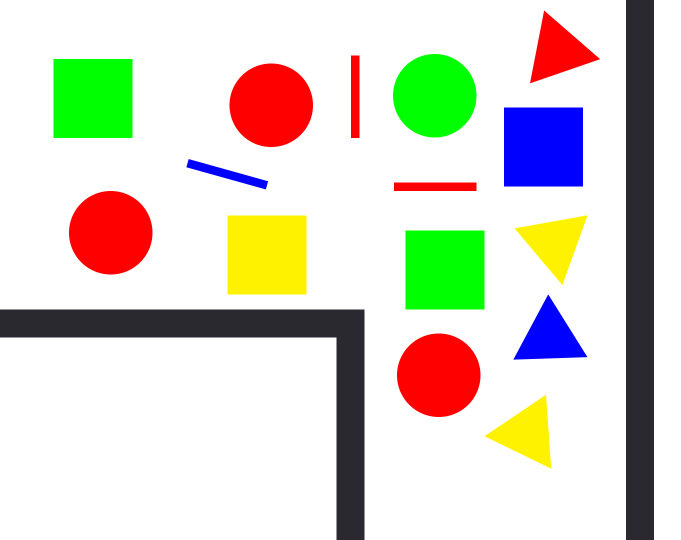
#> input picture Examples/test3.png, 1362 x 1080 px (shown at 1/2 size)
$ python cv.py
#> lines starting #> are read from the running program, lines starting #| are printed output that depends on the picture; after the words box and inside, x2 and y2 are one past the last pixel; in counts of white or black regions, pixels touching at a corner belong together
import cv2 as cv
import numpy as np


# Detecting colors

# laod image
img = cv.imread('Examples/test3.png')
#> img is the input picture: shape (1080, 1362, 3); mean B, G, R 203.4, 216.1, 218.1
img = cv.resize(img, (600, 600), interpolation=cv.INTER_CUBIC)
#> img: shape (600, 600, 3)

# convert image to grayscale
gray = cv.cvtColor(img, cv.COLOR_BGR2GRAY)

# convert image to hsv
hsv = cv.cvtColor(img, cv.COLOR_BGR2HSV)
#> hsv: shape (600, 600, 3); mean H, S, V 17.5, 43.8, 237.7

# configuring hsv for the colors in the image
red_lower = np.array([0, 70, 50], np.uint8)
red_upper = np.array([10, 255, 255], np.uint8)
red_mask = cv.inRange(hsv, red_lower, red_upper)
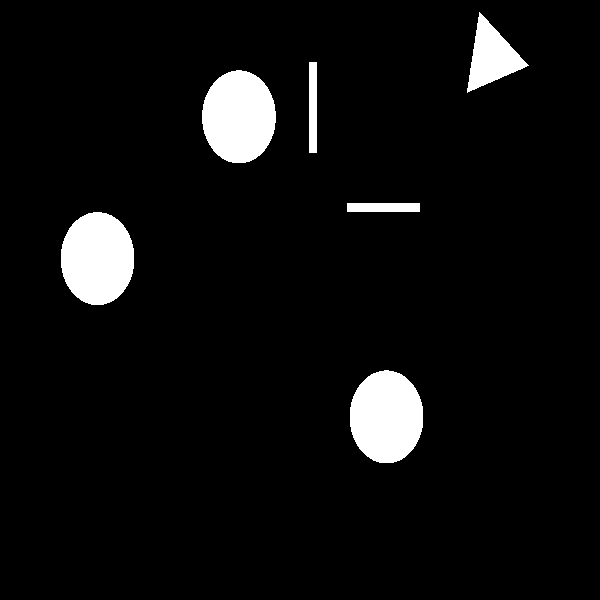
#> red_mask: shape (600, 600); 5.5% white; 6 white regions, box (x1, y1, x2, y2) and area: (202, 70, 276, 163) 5399, (61, 212, 134, 305) 5395, (350, 370, 423, 463) 5381, (467, 12, 529, 93) 2366, (309, 62, 317, 153) 728, (347, 203, 420, 212) 657

green_lower = np.array([50, 80, 100], np.uint8)
green_upper = np.array([102, 255, 255], np.uint8)
green_mask = cv.inRange(hsv, green_lower, green_upper)
#> green_mask: shape (600, 600); 4.9% white; 3 white regions, box (x1, y1, x2, y2) and area: (47, 65, 117, 153) 6160, (357, 256, 427, 344) 6160, (346, 60, 420, 153) 5390

blue_lower = np.array([110, 50, 50], np.uint8)
blue_upper = np.array([130, 255, 255], np.uint8)
blue_mask = cv.inRange(hsv, blue_lower, blue_upper)
#> blue_mask: shape (600, 600); 2.6% white; 3 white regions, box (x1, y1, x2, y2) and area: (444, 119, 514, 207) 6160, (452, 328, 518, 400) 2366, (164, 177, 236, 211) 721

yellow_lower = np.array([20, 100, 100], np.uint8)
yellow_upper = np.array([30, 255, 255], np.uint8)
yellow_mask = cv.inRange(hsv, yellow_lower, yellow_upper)
#> yellow_mask: shape (600, 600); 3% white; 3 white regions, box (x1, y1, x2, y2) and area: (200, 239, 270, 327) 6160, (427, 439, 486, 521) 2349, (454, 239, 518, 317) 2348

kernal = np.ones((5, 5), "uint8")

red_mask = cv.dilate(red_mask, kernal)
#> red_mask: shape (600, 600); 6.5% white; 6 white regions, box (x1, y1, x2, y2) and area: (200, 68, 278, 165) 6083, (59, 210, 136, 307) 6075, (348, 368, 425, 465) 6061, (465, 10, 531, 95) 2954, (307, 60, 319, 155) 1140, (345, 201, 422, 214) 1001
res_red = cv.bitwise_and(img, img, mask = red_mask)

green_mask = cv.dilate(green_mask, kernal)
#> green_mask: shape (600, 600); 5.5% white; 3 white regions, box (x1, y1, x2, y2) and area: (45, 63, 119, 155) 6808, (355, 254, 429, 346) 6808, (344, 58, 422, 155) 6074
res_green = cv.bitwise_and(img, img, mask = green_mask)

blue_mask = cv.dilate(blue_mask, kernal)
#> blue_mask: shape (600, 600); 3% white; 3 white regions, box (x1, y1, x2, y2) and area: (442, 117, 516, 209) 6808, (450, 326, 520, 402) 2934, (162, 175, 238, 213) 1161
res_blue = cv.bitwise_and(img, img, mask = blue_mask)

yellow_mask = cv.dilate(yellow_mask, kernal)
#> yellow_mask: shape (600, 600); 3.5% white; 3 white regions, box (x1, y1, x2, y2) and area: (198, 237, 272, 329) 6808, (452, 237, 520, 319) 2932, (425, 437, 488, 523) 2929
res_yellow = cv.bitwise_and(img, img, mask = yellow_mask)

_, thresh = cv.threshold(gray, 250, 255, cv.CHAIN_APPROX_NONE)
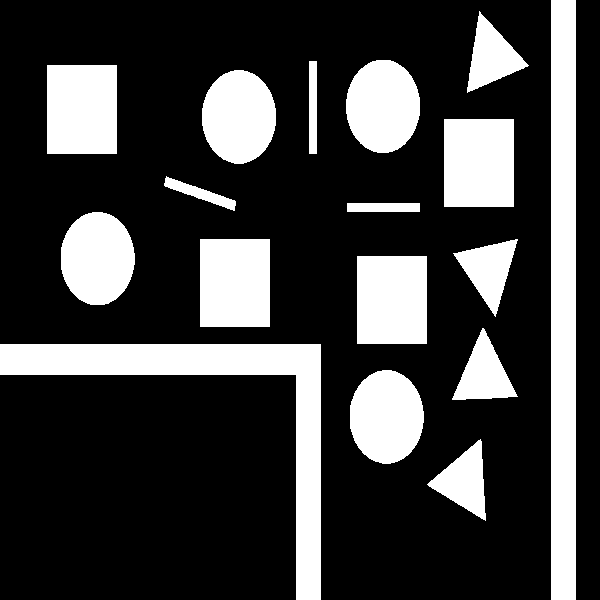
#> thresh: shape (600, 600); 24.7% white; 17 white regions

# writing the color of the shape
contours, _ = cv.findContours(thresh, cv.RETR_TREE, cv.CHAIN_APPROX_NONE)
#> contours = 17 contours; largest, box (x1, y1, x2, y2) and area: (0, 344, 321, 600) 15000, (551, 0, 576, 600) 14376, (47, 65, 117, 154) 6072, (357, 256, 427, 344) 6003, (200, 239, 270, 327) 6003

red_contours, _ = cv.findContours(red_mask, cv.RETR_TREE, cv.CHAIN_APPROX_NONE)
#> red_contours = 6 contours; box (x1, y1, x2, y2) and area: (200, 68, 278, 165) 5956, (59, 210, 136, 307) 5948, (348, 368, 425, 465) 5935, (465, 10, 531, 95) 2848, (307, 60, 319, 155) 1034, (345, 201, 422, 214) 912
green_contours, _ = cv.findContours(green_mask, cv.RETR_TREE, cv.CHAIN_APPROX_NONE)
#> green_contours = 3 contours; box (x1, y1, x2, y2) and area: (355, 254, 429, 346) 6643, (45, 63, 119, 155) 6643, (344, 58, 422, 155) 5948
blue_contours, _ = cv.findContours(blue_mask, cv.RETR_TREE, cv.CHAIN_APPROX_NONE)
#> blue_contours = 3 contours; box (x1, y1, x2, y2) and area: (442, 117, 516, 209) 6643, (450, 326, 520, 402) 2822, (162, 175, 238, 213) 1074
yellow_contours, _ = cv.findContours(yellow_mask, cv.RETR_TREE, cv.CHAIN_APPROX_NONE)
#> yellow_contours = 3 contours; box (x1, y1, x2, y2) and area: (198, 237, 272, 329) 6643, (425, 437, 488, 523) 2824, (452, 237, 520, 319) 2822
for _, c in enumerate(red_contours):
    area = cv.contourArea(c)


    x, y, w, h = cv.boundingRect(c)
    cv.putText(img, "Red", (x, y), cv.FONT_HERSHEY_TRIPLEX, 0.5, (0, 0, 255))
#> this loop made 6 passes
#> (area, x, y, w, h) on passes 1 to 6: (5935, 348, 368, 77, 97), (5948, 59, 210, 77, 97), (912, 345, 201, 77, 13), (5956, 200, 68, 78, 97), (1034, 307, 60, 12, 95), (2848, 465, 10, 66, 85)
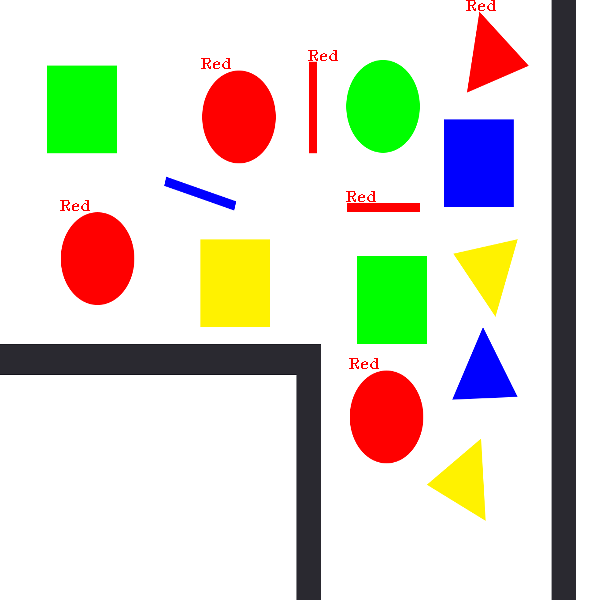
#> img: shape (600, 600, 3); mean B, G, R 203, 215.7, 218.2

for _, c in enumerate(green_contours):
    area = cv.contourArea(c)


    x, y, w, h = cv.boundingRect(c)
    cv.putText(img, "Green", (x, y), cv.FONT_HERSHEY_TRIPLEX, 0.5, (0, 255, 0))
#> this loop made 3 passes
#> (area, x, y, w, h) on passes 1 to 3: (6643, 355, 254, 74, 92), (6643, 45, 63, 74, 92), (5947.5, 344, 58, 78, 97)
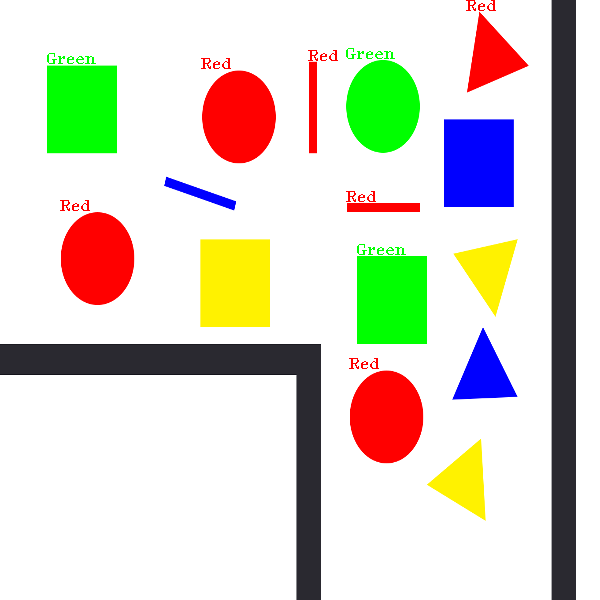
#> img: shape (600, 600, 3); 0.14% of pixels changed, all inside (x1, y1, x2, y2) = (47, 48, 406, 255)

for _, c in enumerate(blue_contours):
    area = cv.contourArea(c)

    x, y, w, h = cv.boundingRect(c)
    cv.putText(img, "Blue", (x, y), cv.FONT_HERSHEY_TRIPLEX, 0.5, (255, 0, 0))
#> this loop made 3 passes
#> (area, x, y, w, h) on passes 1 to 3: (2822.5, 450, 326, 70, 76), (1074.5, 162, 175, 76, 38), (6643, 442, 117, 74, 92)
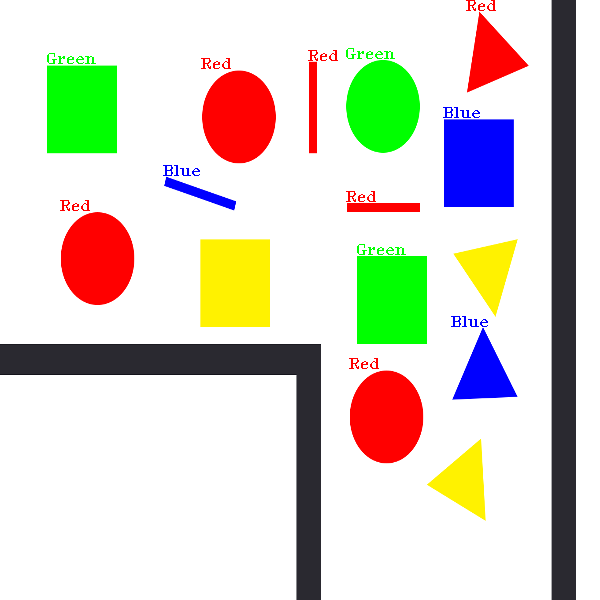
#> img: shape (600, 600, 3); 0.12% of pixels changed, all inside (x1, y1, x2, y2) = (163, 107, 488, 327)

for _, c in enumerate(yellow_contours):
    area = cv.contourArea(c)

    x, y, w, h = cv.boundingRect(c)
    cv.putText(img, "Yellow", (x, y), cv.FONT_HERSHEY_TRIPLEX, 0.5, (0, 255, 255))
#> this loop made 3 passes
#> (area, x, y, w, h) on passes 1 to 3: (2824, 425, 437, 63, 86), (2821.5, 452, 237, 68, 82), (6643, 198, 237, 74, 92)
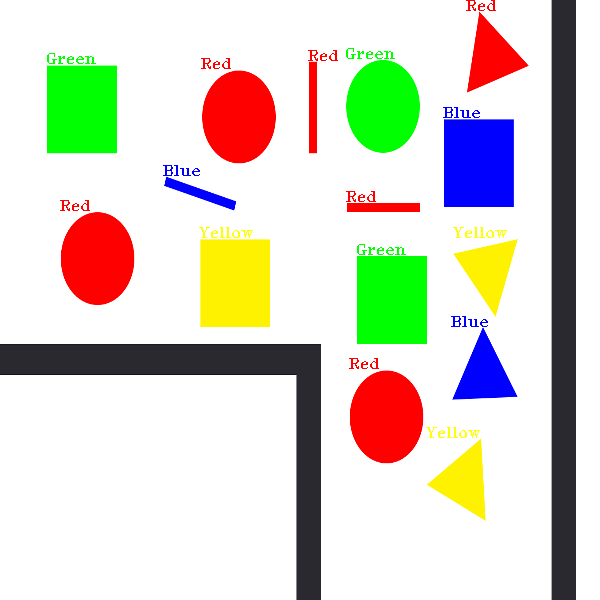
#> img: shape (600, 600, 3); 0.15% of pixels changed, all inside (x1, y1, x2, y2) = (199, 227, 507, 438)


# Detecting the shapes

# remove borders
for i in range(len(contours)-1, 0, -1):
    if contours[i].ravel()[1] == 0:
        contours.pop(i)
#> this loop made 16 passes
#> i on passes 1 to 8: 16, 15, 14, 13, 12, 11, 10, 9
#> after the loop, contours = 16 contours; largest, box (x1, y1, x2, y2) and area: (0, 344, 321, 600) 15000, (47, 65, 117, 154) 6072, (357, 256, 427, 344) 6003, (200, 239, 270, 327) 6003, (444, 119, 514, 207) 6003

# count contours
for contour in contours:
    approx = cv.approxPolyDP(contour, 0.01 * cv.arcLength(contour, True), True)
    cv.drawContours(img, [contour], 0, (0, 0, 0), 1)

    M = cv.moments(approx)
    if M['m00'] != 0:
        cx = int(M['m10']/M['m00'])
        cy = int(M['m01']/M['m00'])

    if len(approx) == 3:
        cv.putText(img, 'Triangle', (cx, cy), cv.FONT_HERSHEY_TRIPLEX, 0.5, (0, 0, 0), 1)

    elif len(approx) == 4:
        x, y, w, h = cv.boundingRect(approx)
        aspect_ratio = float(w) / h
        if aspect_ratio > 0.75 and aspect_ratio < 1.5:
            cv.putText(img, 'Square', (cx, cy), cv.FONT_HERSHEY_TRIPLEX, 0.5, (0, 0, 0), 1)
        else:
            cv.putText(img, 'Rectangle', (cx, cy), cv.FONT_HERSHEY_TRIPLEX, 0.5, (0, 0, 0), 1)

    elif len(approx) > 6:
        cv.putText(img, 'Circle', (cx, cy), cv.FONT_HERSHEY_TRIPLEX, 0.5, (0, 0, 0), 1)
#> this loop made 16 passes
#> (approx, cx, cy, x, y, w, h, aspect_ratio) on passes 5, 7, 9, 10, 11: ([[357, 256], [357, 343], [426, 343], [426, 256]], 391, 299, 357, 256, 70, 88, 0.795), ([[200, 239], [200, 326], [269, 326], [269, 239]], 234, 282, 200, 239, 70, 88, 0.795), ([[347, 203], [347, 211], [419, 211], [419, 203]], 383, 207, 347, 203, 73, 9, 8.11), ([[165, 186], [234, 210], [234, 200], [166, 176]], 199, 192, 165, 176, 70, 35, 2), ([[444, 119], [444, 206], [513, 206], [513, 119]], 478, 162, 444, 119, 70, 88, 0.795)
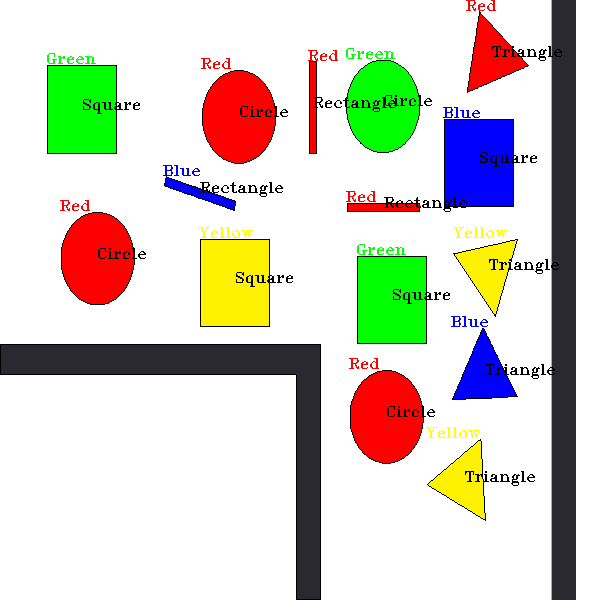
#> img: shape (600, 600, 3); 2.24% of pixels changed, all inside (x1, y1, x2, y2) = (0, 11, 562, 600)

cv.imshow('Shapes', img)

cv.waitKey(0)

$ run again, with Examples/test1.png copied over Examples/test3.png
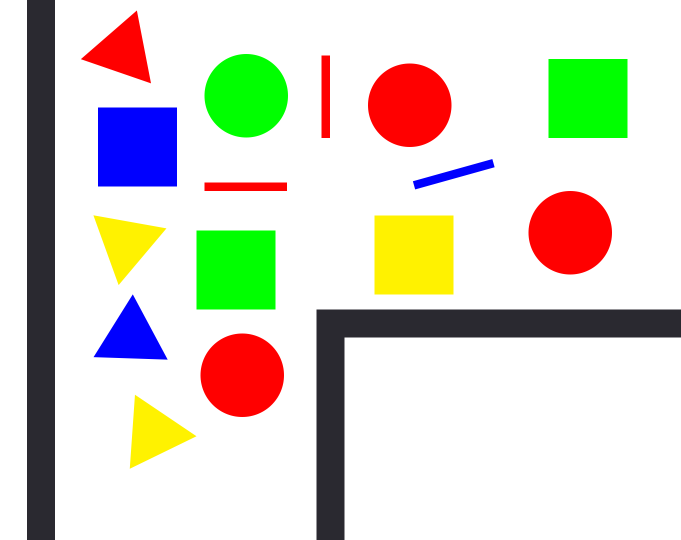
#> input picture Examples/test1.png, 1362 x 1080 px (shown at 1/2 size)
#> img is the input picture: shape (1080, 1362, 3); mean B, G, R 203.4, 216.1, 218.1
#> hsv: shape (600, 600, 3); mean H, S, V 17.5, 43.8, 237.7
#> `red_mask = cv.inRange(hsv, red_lower, red_upper)`:
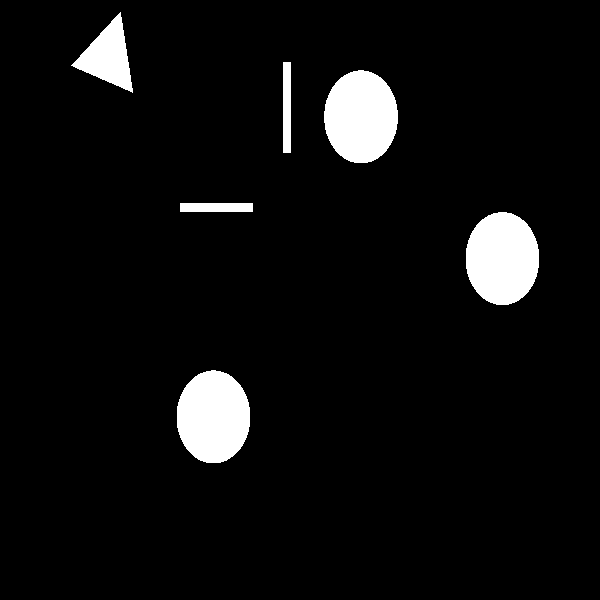
#> red_mask: shape (600, 600); 5.5% white; 6 white regions, box (x1, y1, x2, y2) and area: (324, 70, 398, 163) 5399, (466, 212, 539, 305) 5395, (177, 370, 250, 463) 5381, (71, 12, 133, 93) 2366, (283, 62, 291, 153) 728, (180, 203, 253, 212) 657
#> thresh: shape (600, 600); 24.7% white; 17 white regions
#> `contours, _ = cv.findContours(thresh, cv.RETR_TREE, cv.CHAIN_APPROX_NO..`: contours = 17 contours; largest, box (x1, y1, x2, y2) and area: (279, 344, 600, 600) 15000, (24, 0, 49, 600) 14376, (483, 65, 553, 154) 6072, (173, 256, 243, 344) 6003, (330, 239, 400, 327) 6003
#> red_contours = 6 contours; box (x1, y1, x2, y2) and area: (322, 68, 400, 165) 5956, (464, 210, 541, 307) 5948, (175, 368, 252, 465) 5935, (69, 10, 135, 95) 2848, (281, 60, 293, 155) 1034, (178, 201, 255, 214) 912
#> green_contours = 3 contours; box (x1, y1, x2, y2) and area: (171, 254, 245, 346) 6643, (481, 63, 555, 155) 6643, (178, 58, 256, 155) 5948
#> blue_contours = 3 contours; box (x1, y1, x2, y2) and area: (84, 117, 158, 209) 6643, (80, 326, 150, 402) 2822, (362, 175, 438, 213) 1074
#> yellow_contours = 3 contours; box (x1, y1, x2, y2) and area: (328, 237, 402, 329) 6643, (112, 437, 175, 523) 2824, (80, 237, 148, 319) 2822
#> the loop `for _, c in enumerate(red_contours):` made 6 passes
#> (area, x, y, w, h) on passes 1 to 6: (5935, 175, 368, 77, 97), (5948, 464, 210, 77, 97), (912, 178, 201, 77, 13), (5956, 322, 68, 78, 97), (1034, 281, 60, 12, 95), (2848, 69, 10, 66, 85)
#> the loop `for _, c in enumerate(green_contours):` made 3 passes
#> (area, x, y, w, h) on passes 1 to 3: (6643, 171, 254, 74, 92), (6643, 481, 63, 74, 92), (5947.5, 178, 58, 78, 97)
#> the loop `for _, c in enumerate(blue_contours):` made 3 passes
#> (area, x, y, w, h) on passes 1 to 3: (2822.5, 80, 326, 70, 76), (1074.5, 362, 175, 76, 38), (6643, 84, 117, 74, 92)
#> the loop `for _, c in enumerate(yellow_contours):` made 3 passes
#> (area, x, y, w, h) on passes 1 to 3: (2824, 112, 437, 63, 86), (6643, 328, 237, 74, 92), (2821.5, 80, 237, 68, 82)
#> the loop `for i in range(len(contours)-1, 0, -1):` made 16 passes
#> i on passes 1 to 8: 16, 15, 14, 13, 12, 11, 10, 9
#> after the loop `for i in range(len(contours)-1, 0, -1):`: contours = 16 contours; largest, box (x1, y1, x2, y2) and area: (279, 344, 600, 600) 15000, (483, 65, 553, 154) 6072, (173, 256, 243, 344) 6003, (330, 239, 400, 327) 6003, (86, 119, 156, 207) 6003
#> the loop `for contour in contours:` made 16 passes
#> (approx, cx, cy, x, y, w, h, aspect_ratio) on passes 5, 6, 9, 10, 11: ([[173, 256], [173, 343], [242, 343], [242, 256]], 207, 299, 173, 256, 70, 88, 0.795), ([[330, 239], [330, 326], [399, 326], [399, 239]], 364, 282, 330, 239, 70, 88, 0.795), ([[180, 203], [180, 211], [252, 211], [252, 203]], 216, 207, 180, 203, 73, 9, 8.11), ([[433, 176], [365, 200], [365, 210], [434, 186]], 399, 192, 365, 176, 70, 35, 2), ([[86, 119], [86, 206], [155, 206], [155, 119]], 120, 162, 86, 119, 70, 88, 0.795)
#> after the loop `for contour in contours:`:
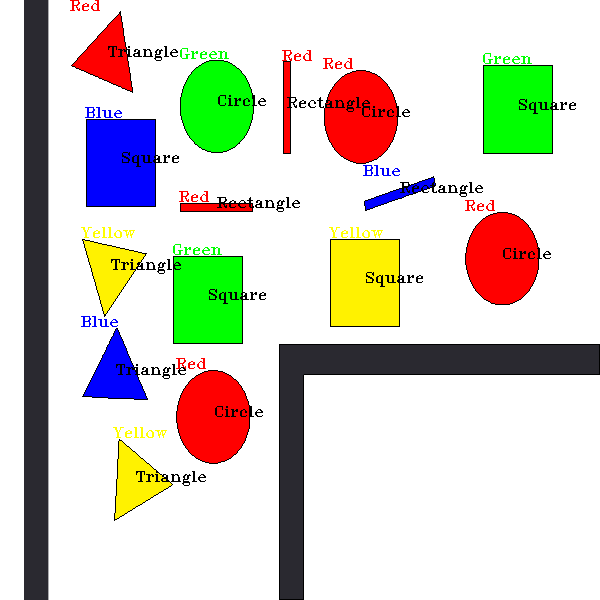
#> img: shape (600, 600, 3); mean B, G, R 199.6, 211.9, 213.7
